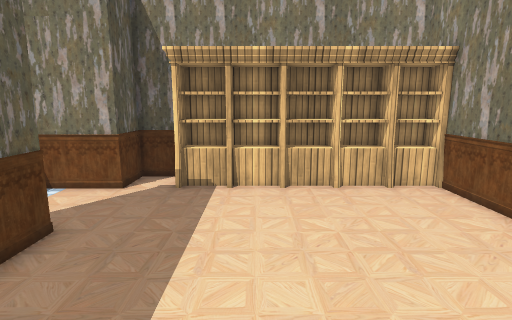
view 1 (above)

16 first-person views from a walk through a Unity game level. The camera is 1.5 m above the floor, tilts 10° down and sees 80° across. Doors are open. The floor is counted in squares, 0.5 m on a side. Each view is taken from the middle of a square. On the plan, view 1 faces up. The plan holds only what a view shows up to about 20 squares ahead; the rest is blank. The place goes on beyond the plan. The player character is not drawn. Some animated figures are not drawn. Some surface patterns are stand-ins.

view 2
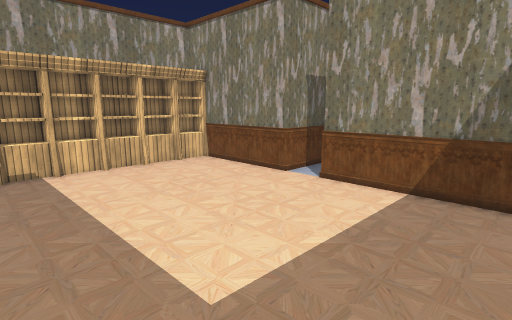

view 3
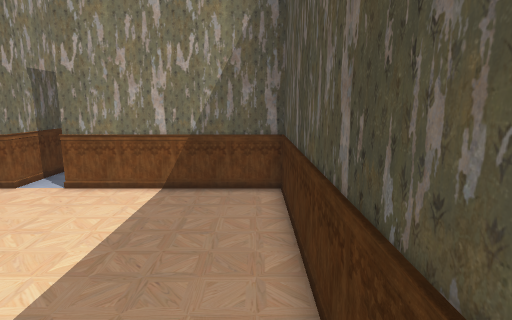

view 4
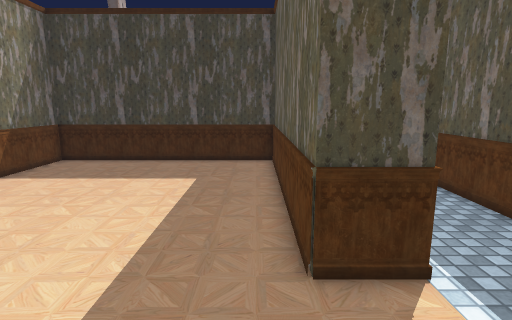

view 5
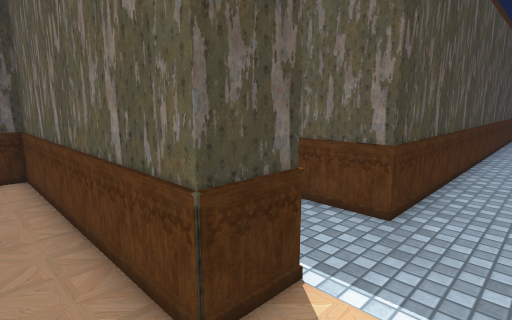

view 6
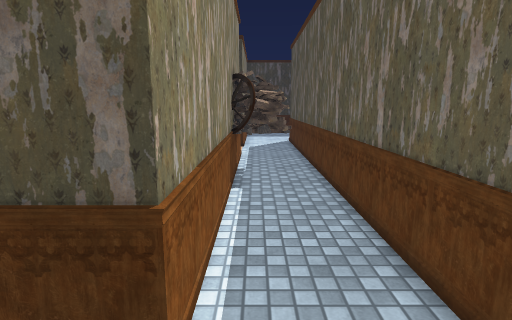

view 7
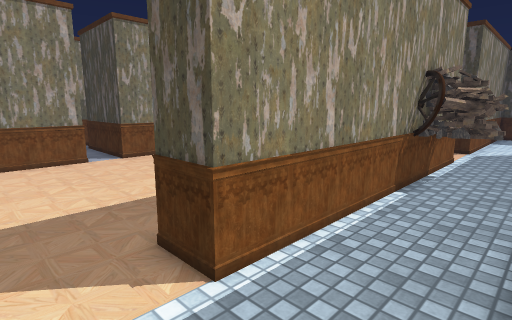

view 8
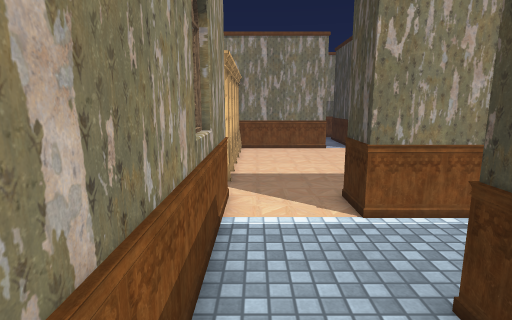

view 9
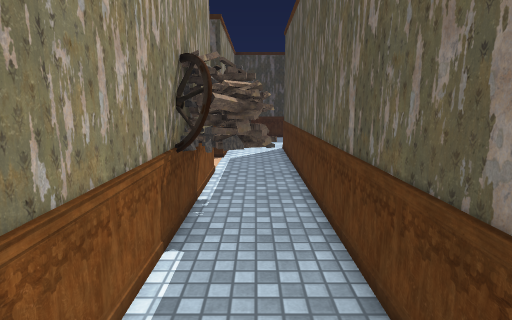

view 10
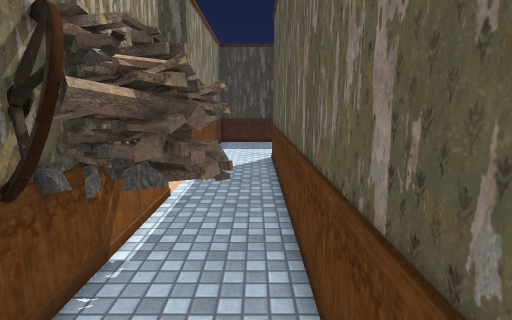

view 11
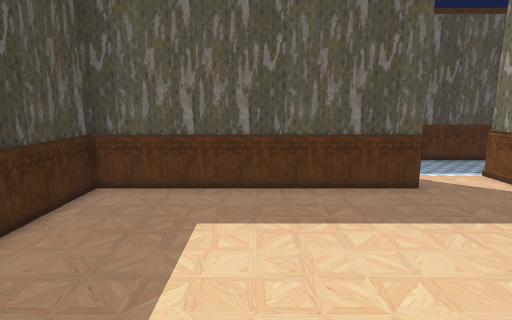

view 12
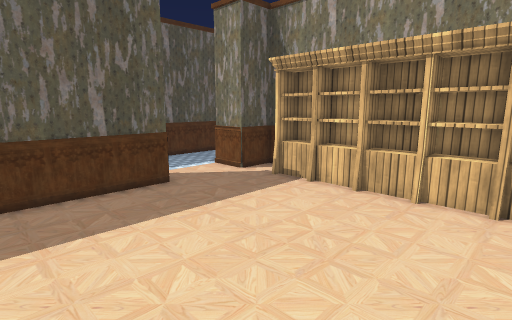

view 13
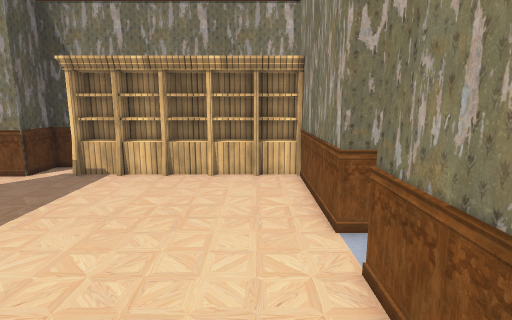

view 14
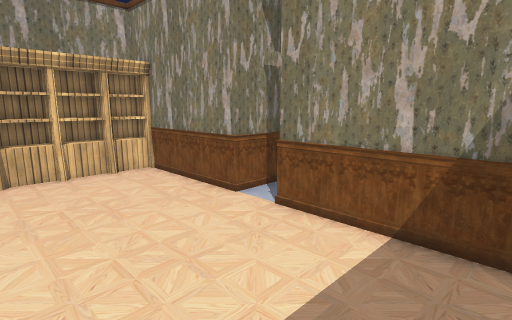

view 15
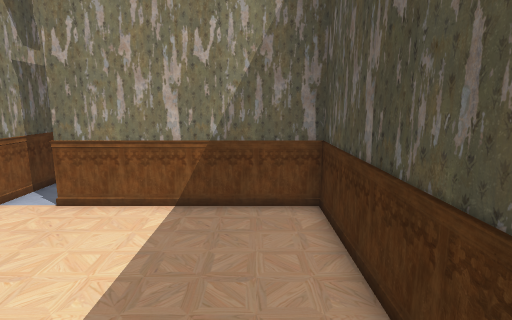

view 16
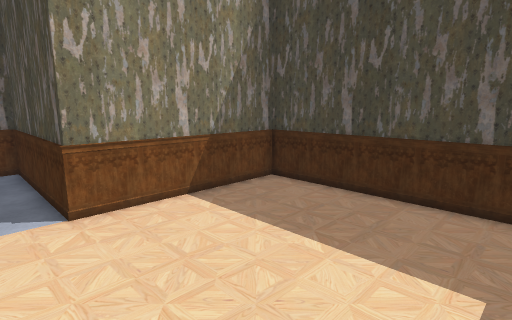

### Floor plan
Points are (right, up) in squares from view 1. A wall is a line through its corners. A room is listed if a view was taken in it or the views show most of it. See-through windows are left out.
Room 1 (views 1, 2, 3, 4, 5, 6, 7, 8, 9, 10)
walls: (-7, -2.5) (-7, 7) (-5, 7) (-5, -5) (7, -5) (7, 3); (7, 4.9) (7, 11.2); (-3.4, 13) (-5, 13) (-5, 11) (-14, 11); (-8, 11.2) (-8.9, 11.2); (-15.5, 7) (-11, 7) (-11, -5.4)
ways out: opening at (-10, -5) to room 2; opening at (7, 4)
objects: other object (-10, -5) to (-7, -2); bookshelf (-3, 11) to (6, 12)
Room 2 (views 11, 12, 13, 14, 15, 16)
walls: (-5, -12.9) (-5, -25) (7, -25) (7, -17) (14.9, -17) (14.9, -16.2); (-7, -13) (-6.2, -13); (-4, -7) (-5, -7) (-5, -9) (-7, -9) (-7, -5.4); (10.1, -15) (7, -15) (7, -8.8); (-11, -5.4) (-11, -17.1)
low walls: (-7, -19.1) (-7, -13)
ways out: opening at (-10, -5) to room 1; opening at (-9, -17.7)
objects: bookshelf (-3, -9) to (6, -8)

Positions as (right, up) in squares from view 1, and headings:
1: (0, 0), facing up
2: (-4, -4), facing up-right
3: (-4, -4), facing right
4: (-4, 12), facing down
5: (-3, 10), facing down-left
6: (-8, 10), facing down
7: (-11, 10), facing down-right
8: (-15, 10), facing right
9: (-9, 5), facing down
10: (-10, 1), facing down
11: (6, -19), facing left
12: (6, -19), facing up-left
13: (5, -22), facing up
14: (0, -23), facing up-right
15: (-2, -23), facing right
16: (-2, -15), facing down-right
